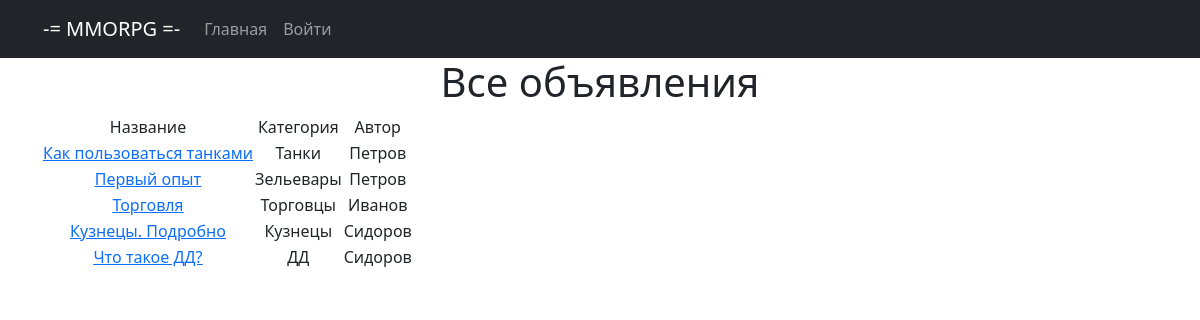
Page /bulletin_board/ on the committed database.
### bulletin_board/models.py (models this page shows, shortened)
class Bulletin(models.Model):
    TYPE = (
        ('tanks', 'Танки'),
        ('hils', 'Хилы'),
        ('dd', 'ДД'),
        ('merchant', 'Торговцы'),
        ('guildmas', 'Гилдмастеры'),
        ('questgiv', 'Квестгиверы'),
        ('smith', 'Кузнецы'),
        ('leathers', 'Кожевники'),
        ('potion', 'Зельевары'),
        ('spellmas', 'Мастера заклинаний'),
    )
    user = models.ForeignKey(User, blank=True, null=True, on_delete=models.CASCADE, verbose_name='Пользователь')
    category = models.CharField(max_length=8, choices=TYPE, default='tanks', verbose_name='Категория')
    title = models.CharField(max_length=128, verbose_name='Название')
    content = RichTextUploadingField(verbose_name='Содержание')
    dateCreationn = models.DateField(auto_now_add=True)

### bulletin_board/views.py (the view)
# urls.py: path('', BulletinList.as_view(), name='bulletins_list'),
class BulletinList(ListView):
    model = Bulletin
    template_name = 'bulletins.html'
    context_object_name = 'bulletins'

### templates/bulletins.html (shortened to what this page needs)
{% extends 'flatpages/default.html'%}
    {% block content %}
        <h1>Все объявления</h1>
        {% if bulletins %}
            <table>
                <tr>
                    <td>Название</td>
                    <td>Категория</td>
                    <td>Автор</td>
                </tr>
                {% for bulletin in bulletins %}
                <tr>
                    <td><a href="{% url 'bulletin_detail' bulletin.id %}"><u>{{ bulletin.title }}  </u></a></td>
                    <td>{{ bulletin.get_category_display }} </td>
                    <td>{{ bulletin.user.first_name }}</td>
                 </tr>
                {% endfor %}
            </table>
        {% endif %}
    {% endblock content %}

### templates/flatpages/default.html (shortened to what this page needs)
<!DOCTYPE html>
<html lang="en">
{% load static %}
    <head>
        <link href="{% static 'styles.css' %}" rel="stylesheet" />
    </head>
    <body>
        <nav class="navbar navbar-expand-lg navbar-dark bg-dark static-top">
            <div class="container">
                <table>
                    <tr>
                        <td width="800">
                            <div class="collapse navbar-collapse" id="navbarResponsive">
                                <ul class="navbar-nav ml-auto">
                                    <a class="navbar-brand" href="{% url 'bulletins_list' %}">-= MMORPG =-</a>
                                    <li class="nav-item"><a class="nav-link" href="{% url 'bulletins_list' %}">Главная</a>
                                    </li>
                                    {% if not request.user.username %}
                                    <li class="nav-item"><a class="nav-link"
                                                    href="http://127.0.0.1:8000/accounts/login/">Войти</a></li>
                                    {% endif %}
                                    <a class="nav-link" href="{% url 'profile' %}">{{request.user.username}}</a>
                                </ul>
                            </div>
                        </td>
                    </tr>
                </table>
            </div>
        </nav>
 <div class="container">
    <div class="row">
        <div class="col-lg-12 text-center">
            {% block content %} {% endblock content %}
        </div>
    </div>
</div>
</body>
</html>

### rows in the picture
Bulletin: title "Как пользоваться танками", category "Танки", user.first_name "Петров"
Bulletin: title "Первый опыт", category "Зельевары", user.first_name "Петров"
Bulletin: title "Торговля", category "Торговцы", user.first_name "Иванов"
Bulletin: title "Кузнецы. Подробно", category "Кузнецы", user.first_name "Сидоров"
Bulletin: title "Что такое ДД?", category "ДД", user.first_name "Сидоров"
